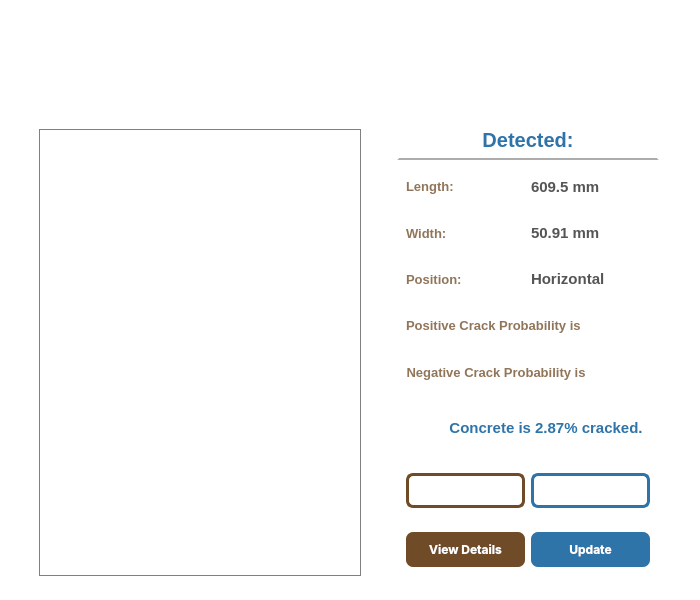
<?xml version="1.0" encoding="UTF-8"?>
<ui version="4.0">
 <class>Dialog</class>
 <widget class="QDialog" name="Dialog">
  <property name="geometry">
   <rect>
    <x>0</x>
    <y>0</y>
    <width>700</width>
    <height>600</height>
   </rect>
  </property>
  <property name="minimumSize">
   <size>
    <width>700</width>
    <height>600</height>
   </size>
  </property>
  <property name="maximumSize">
   <size>
    <width>700</width>
    <height>600</height>
   </size>
  </property>
  <property name="windowTitle">
   <string>Dialog</string>
  </property>
  <property name="styleSheet">
   <string notr="true">#Dialog{background:rgb(255, 255, 255)}</string>
  </property>
  <layout class="QVBoxLayout" name="verticalLayout_6">
   <property name="spacing">
    <number>0</number>
   </property>
   <property name="leftMargin">
    <number>0</number>
   </property>
   <property name="topMargin">
    <number>0</number>
   </property>
   <property name="rightMargin">
    <number>0</number>
   </property>
   <property name="bottomMargin">
    <number>0</number>
   </property>
   <item>
    <widget class="QWidget" name="widget_7" native="true">
     <layout class="QVBoxLayout" name="verticalLayout_7">
      <property name="spacing">
       <number>0</number>
      </property>
      <property name="leftMargin">
       <number>0</number>
      </property>
      <property name="topMargin">
       <number>0</number>
      </property>
      <property name="rightMargin">
       <number>0</number>
      </property>
      <property name="bottomMargin">
       <number>0</number>
      </property>
      <item>
       <widget class="QWidget" name="widget_16" native="true">
        <property name="maximumSize">
         <size>
          <width>16777215</width>
          <height>25</height>
         </size>
        </property>
        <property name="layoutDirection">
         <enum>Qt::LeftToRight</enum>
        </property>
        <layout class="QVBoxLayout" name="verticalLayout_5">
         <property name="spacing">
          <number>0</number>
         </property>
         <property name="leftMargin">
          <number>0</number>
         </property>
         <property name="topMargin">
          <number>5</number>
         </property>
         <property name="rightMargin">
          <number>5</number>
         </property>
         <property name="bottomMargin">
          <number>0</number>
         </property>
         <item>
          <widget class="QPushButton" name="exit">
           <property name="minimumSize">
            <size>
             <width>0</width>
             <height>25</height>
            </size>
           </property>
           <property name="maximumSize">
            <size>
             <width>25</width>
             <height>25</height>
            </size>
           </property>
           <property name="layoutDirection">
            <enum>Qt::RightToLeft</enum>
           </property>
           <property name="text">
            <string/>
           </property>
           <property name="icon">
            <iconset resource="../images/images.qrc">
             <normaloff>:/images/exit.png</normaloff>:/images/exit.png</iconset>
           </property>
           <property name="default">
            <bool>false</bool>
           </property>
           <property name="flat">
            <bool>true</bool>
           </property>
          </widget>
         </item>
        </layout>
       </widget>
      </item>
      <item>
       <widget class="QWidget" name="widget" native="true">
        <layout class="QVBoxLayout" name="verticalLayout">
         <property name="topMargin">
          <number>0</number>
         </property>
         <property name="bottomMargin">
          <number>0</number>
         </property>
         <item>
          <widget class="QWidget" name="WithLogo" native="true">
           <property name="minimumSize">
            <size>
             <width>564</width>
             <height>80</height>
            </size>
           </property>
           <property name="maximumSize">
            <size>
             <width>16777215</width>
             <height>80</height>
            </size>
           </property>
           <property name="styleSheet">
            <string notr="true">#WithLogo{border-image: url(:/images/Crackterize.png) 400 0 400 0 stretch;}</string>
           </property>
           <layout class="QHBoxLayout" name="horizontalLayout_3">
            <property name="topMargin">
             <number>0</number>
            </property>
           </layout>
          </widget>
         </item>
         <item>
          <widget class="QWidget" name="widget_4" native="true">
           <property name="sizePolicy">
            <sizepolicy hsizetype="Preferred" vsizetype="Preferred">
             <horstretch>0</horstretch>
             <verstretch>30</verstretch>
            </sizepolicy>
           </property>
           <layout class="QHBoxLayout" name="horizontalLayout_2">
            <item>
             <widget class="QWidget" name="widget_12" native="true">
              <property name="maximumSize">
               <size>
                <width>340</width>
                <height>16777215</height>
               </size>
              </property>
              <layout class="QHBoxLayout" name="horizontalLayout_9">
               <item>
                <widget class="QLabel" name="label">
                 <property name="styleSheet">
                  <string notr="true">border: 1px solid grey;</string>
                 </property>
                 <property name="text">
                  <string/>
                 </property>
                </widget>
               </item>
              </layout>
             </widget>
            </item>
            <item>
             <widget class="QWidget" name="widget_6" native="true">
              <property name="minimumSize">
               <size>
                <width>280</width>
                <height>0</height>
               </size>
              </property>
              <property name="maximumSize">
               <size>
                <width>280</width>
                <height>16777215</height>
               </size>
              </property>
              <layout class="QVBoxLayout" name="verticalLayout_2">
               <property name="topMargin">
                <number>0</number>
               </property>
               <item>
                <widget class="QLabel" name="concretecracked_2">
                 <property name="styleSheet">
                  <string notr="true">#concretecracked_2{
	
color: #2E74A9;
font: bold;
border: 2px solid white;
font-size: 20px;
border-bottom-color: rgb(172, 172, 172);;
}</string>
                 </property>
                 <property name="text">
                  <string>Detected:</string>
                 </property>
                 <property name="alignment">
                  <set>Qt::AlignCenter</set>
                 </property>
                 <property name="wordWrap">
                  <bool>true</bool>
                 </property>
                </widget>
               </item>
               <item>
                <widget class="QWidget" name="widget_10" native="true">
                 <layout class="QHBoxLayout" name="horizontalLayout_10">
                  <item>
                   <widget class="QLabel" name="label_2">
                    <property name="styleSheet">
                     <string notr="true">#label_2{
color: rgba(111, 75, 39, 0.77);
font-size: 13px;
font-weight: bold;
}</string>
                    </property>
                    <property name="text">
                     <string>Length:</string>
                    </property>
                   </widget>
                  </item>
                  <item>
                   <widget class="QLabel" name="lengthlbl">
                    <property name="styleSheet">
                     <string notr="true">#lengthlbl{
	color:  #555555;
font: bold;
	font-size: 15px}</string>
                    </property>
                    <property name="text">
                     <string>609.5 mm</string>
                    </property>
                   </widget>
                  </item>
                 </layout>
                </widget>
               </item>
               <item>
                <widget class="QWidget" name="widget_13" native="true">
                 <layout class="QHBoxLayout" name="horizontalLayout_11">
                  <item>
                   <widget class="QLabel" name="label_3">
                    <property name="styleSheet">
                     <string notr="true">#label_3{
color: rgba(111, 75, 39, 0.77);
font-size: 13px;
font-weight: bold;
}</string>
                    </property>
                    <property name="text">
                     <string>Width: </string>
                    </property>
                   </widget>
                  </item>
                  <item>
                   <widget class="QLabel" name="widthlbl">
                    <property name="styleSheet">
                     <string notr="true">#widthlbl{
	color:  #555555;
font: bold;
	font-size: 15px;
}</string>
                    </property>
                    <property name="text">
                     <string>50.91 mm</string>
                    </property>
                   </widget>
                  </item>
                 </layout>
                </widget>
               </item>
               <item>
                <widget class="QWidget" name="widget_11" native="true">
                 <layout class="QHBoxLayout" name="horizontalLayout_13">
                  <item>
                   <widget class="QLabel" name="widgetPosition">
                    <property name="styleSheet">
                     <string notr="true">#widgetPosition{
color: rgba(111, 75, 39, 0.77);
font-size: 13px;
font-weight: bold;
}</string>
                    </property>
                    <property name="text">
                     <string>Position:</string>
                    </property>
                   </widget>
                  </item>
                  <item>
                   <widget class="QLabel" name="position_lbl">
                    <property name="styleSheet">
                     <string notr="true">#position_lbl{
	color:  #555555;
font: bold;
	font-size: 15px;
}</string>
                    </property>
                    <property name="text">
                     <string>Horizontal</string>
                    </property>
                   </widget>
                  </item>
                 </layout>
                </widget>
               </item>
               <item>
                <widget class="QWidget" name="widget_15" native="true">
                 <layout class="QVBoxLayout" name="verticalLayout_3">
                  <item>
                   <widget class="QLabel" name="widgetPos_2">
                    <property name="minimumSize">
                     <size>
                      <width>180</width>
                      <height>0</height>
                     </size>
                    </property>
                    <property name="maximumSize">
                     <size>
                      <width>180</width>
                      <height>16777215</height>
                     </size>
                    </property>
                    <property name="styleSheet">
                     <string notr="true">#widgetPos_2{
color: rgba(111, 75, 39, 0.77);
font-size: 13px;
font-weight: bold;
}</string>
                    </property>
                    <property name="text">
                     <string>Positive Crack Probability is</string>
                    </property>
                    <property name="alignment">
                     <set>Qt::AlignLeading|Qt::AlignLeft|Qt::AlignVCenter</set>
                    </property>
                    <property name="wordWrap">
                     <bool>true</bool>
                    </property>
                   </widget>
                  </item>
                 </layout>
                </widget>
               </item>
               <item>
                <widget class="QWidget" name="widget_5" native="true">
                 <layout class="QVBoxLayout" name="verticalLayout_4">
                  <item>
                   <widget class="QLabel" name="widgetNeg">
                    <property name="minimumSize">
                     <size>
                      <width>180</width>
                      <height>0</height>
                     </size>
                    </property>
                    <property name="maximumSize">
                     <size>
                      <width>180</width>
                      <height>16777215</height>
                     </size>
                    </property>
                    <property name="styleSheet">
                     <string notr="true">#widgetNeg{
color: rgba(111, 75, 39, 0.77);
font-size: 13px;
font-weight: bold;
}</string>
                    </property>
                    <property name="text">
                     <string>Negative Crack Probability is</string>
                    </property>
                    <property name="alignment">
                     <set>Qt::AlignCenter</set>
                    </property>
                    <property name="wordWrap">
                     <bool>true</bool>
                    </property>
                   </widget>
                  </item>
                 </layout>
                </widget>
               </item>
               <item>
                <widget class="QWidget" name="widget_14" native="true">
                 <property name="minimumSize">
                  <size>
                   <width>0</width>
                   <height>60</height>
                  </size>
                 </property>
                 <layout class="QHBoxLayout" name="horizontalLayout_12">
                  <item>
                   <widget class="QLabel" name="i">
                    <property name="minimumSize">
                     <size>
                      <width>30</width>
                      <height>30</height>
                     </size>
                    </property>
                    <property name="maximumSize">
                     <size>
                      <width>30</width>
                      <height>30</height>
                     </size>
                    </property>
                    <property name="styleSheet">
                     <string notr="true">#i{
	border-image: url(:/images/i.png)  ;}</string>
                    </property>
                    <property name="text">
                     <string/>
                    </property>
                    <property name="alignment">
                     <set>Qt::AlignCenter</set>
                    </property>
                    <property name="wordWrap">
                     <bool>false</bool>
                    </property>
                   </widget>
                  </item>
                  <item>
                   <widget class="QLabel" name="concretecracked">
                    <property name="styleSheet">
                     <string notr="true">#concretecracked{
color: #2E74A9;
font: bold;
font-size: 15px;
}</string>
                    </property>
                    <property name="text">
                     <string>Concrete is 2.87% cracked.</string>
                    </property>
                    <property name="alignment">
                     <set>Qt::AlignCenter</set>
                    </property>
                    <property name="wordWrap">
                     <bool>true</bool>
                    </property>
                   </widget>
                  </item>
                 </layout>
                </widget>
               </item>
               <item>
                <widget class="QWidget" name="widget_17" native="true">
                 <layout class="QHBoxLayout" name="horizontalLayout">
                  <item>
                   <widget class="QPushButton" name="del_btn">
                    <property name="minimumSize">
                     <size>
                      <width>0</width>
                      <height>35</height>
                     </size>
                    </property>
                    <property name="maximumSize">
                     <size>
                      <width>119</width>
                      <height>35</height>
                     </size>
                    </property>
                    <property name="styleSheet">
                     <string notr="true">#del_btn{
color: #2E74A9;
border : 3px solid   #6F4B27;
background-color: :#E3E9ED;
border-radius: 7px;
}

#del_btn::hover{
background: #E3E9ED;
font-family: Inter;
}
</string>
                    </property>
                    <property name="text">
                     <string/>
                    </property>
                    <property name="icon">
                     <iconset resource="../images/images.qrc">
                      <normaloff>:/images/delete.png</normaloff>:/images/delete.png</iconset>
                    </property>
                   </widget>
                  </item>
                  <item>
                   <widget class="QPushButton" name="print1">
                    <property name="minimumSize">
                     <size>
                      <width>0</width>
                      <height>35</height>
                     </size>
                    </property>
                    <property name="maximumSize">
                     <size>
                      <width>16777215</width>
                      <height>35</height>
                     </size>
                    </property>
                    <property name="styleSheet">
                     <string notr="true">
#print1{
color: #2E74A9;
border : 3px solid   #2E74A9;
background-color: :#2E74A9;
border-radius: 7px;
}

#print1::hover{
background: #E3E9ED;
font-family: Inter;
}

</string>
                    </property>
                    <property name="text">
                     <string/>
                    </property>
                    <property name="icon">
                     <iconset resource="../images/images.qrc">
                      <normaloff>:/images/printer.png</normaloff>:/images/printer.png</iconset>
                    </property>
                    <property name="iconSize">
                     <size>
                      <width>16</width>
                      <height>16</height>
                     </size>
                    </property>
                   </widget>
                  </item>
                 </layout>
                </widget>
               </item>
               <item>
                <widget class="QWidget" name="widget_2" native="true">
                 <layout class="QHBoxLayout" name="horizontalLayout_5">
                  <item>
                   <widget class="QPushButton" name="view_details">
                    <property name="minimumSize">
                     <size>
                      <width>0</width>
                      <height>35</height>
                     </size>
                    </property>
                    <property name="maximumSize">
                     <size>
                      <width>16777215</width>
                      <height>35</height>
                     </size>
                    </property>
                    <property name="styleSheet">
                     <string notr="true">#view_details{
background: #6F4B27;
font-weight:bold;
color: white;
border-radius: 7px;
font-family: Inter;
}


#view_details:hover{
color: #6F4B27;
border : 3px solid rgb(144,115,87);
background-color: white;
}
</string>
                    </property>
                    <property name="text">
                     <string>View Details</string>
                    </property>
                   </widget>
                  </item>
                  <item>
                   <widget class="QPushButton" name="update">
                    <property name="minimumSize">
                     <size>
                      <width>0</width>
                      <height>35</height>
                     </size>
                    </property>
                    <property name="maximumSize">
                     <size>
                      <width>16777215</width>
                      <height>35</height>
                     </size>
                    </property>
                    <property name="styleSheet">
                     <string notr="true">#update{
background: #2E74A9;
font-weight:bold;
color: white;
border-radius: 7px;
font-family: Inter;
}


#update::hover{
color: #2E74A9;
border : 3px solid  #2E74A9;
background-color: white;
}
</string>
                    </property>
                    <property name="text">
                     <string>Update</string>
                    </property>
                   </widget>
                  </item>
                 </layout>
                </widget>
               </item>
              </layout>
             </widget>
            </item>
           </layout>
          </widget>
         </item>
         <item>
          <widget class="QWidget" name="widget_3" native="true">
           <layout class="QHBoxLayout" name="horizontalLayout_4">
            <property name="spacing">
             <number>0</number>
            </property>
            <property name="leftMargin">
             <number>0</number>
            </property>
            <property name="topMargin">
             <number>0</number>
            </property>
            <property name="rightMargin">
             <number>0</number>
            </property>
            <property name="bottomMargin">
             <number>0</number>
            </property>
           </layout>
          </widget>
         </item>
        </layout>
       </widget>
      </item>
     </layout>
    </widget>
   </item>
  </layout>
 </widget>
 <resources>
  <include location="../images/images.qrc"/>
 </resources>
 <connections/>
</ui>
